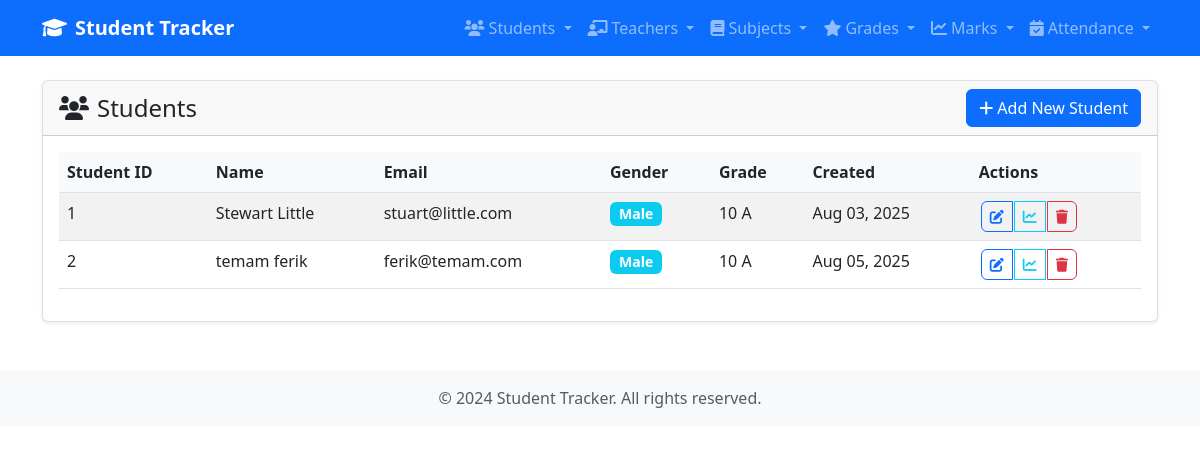
The app's page /, older data.
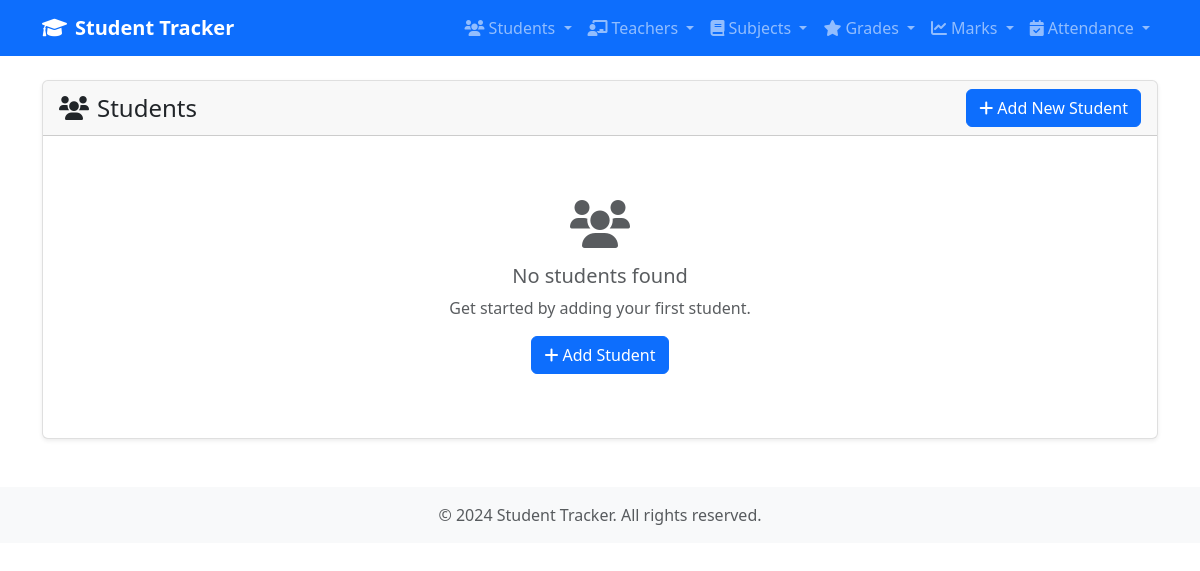
The same page, newer data.
### tracker/models.py (models this page shows, shortened)
class Student(models.Model):
    GENDER_CHOICES = [
        ('M', 'Male'),
        ('F', 'Female')
    ]
    first_name = models.CharField(max_length=50)
    last_name = models.CharField( max_length=50)
    email = models.EmailField( max_length=254, unique=True)
    gender = models.CharField(max_length= 7, choices= GENDER_CHOICES)
    created_at = models.DateTimeField(auto_now_add=True)
    grade = models.ForeignKey(Grade, on_delete= models.CASCADE)
    class Meta:
        ordering = ['first_name', 'last_name']

class Grade(models.Model):
    name = models.CharField(max_length=20)

### tracker/views.py (the view)
# urls.py: path('', StudentListView.as_view(), name='student-list'),
class StudentListView(ListView):
    model = Student
    template_name = 'tracker/student_list.html'
    context_object_name = 'students'

### tracker/templates/tracker/student_list.html (shortened to what the changed rows need)
{% extends 'tracker/base.html' %}
{% block content %}
<div class="row">
    <div class="col-12">
        <div class="card">
            <div class="card-body">
                {% if students %}
                    <div class="table-responsive">
                        <table class="table table-striped table-hover">
                            <thead>
                                <tr>
                                    <th>Student ID</th>
                                    <th>Name</th>
                                    <th>Email</th>
                                    <th>Gender</th>
                                    <th>Grade</th>
                                    <th>Created</th>
                                    <th>Actions</th>
                                </tr>
                            </thead>
                            <tbody>
                                {% for student in students %}
                                <tr>
                                    <td>{{ student.id }}</td>
                                    <td>{{ student.first_name }} {{ student.last_name }}</td>
                                    <td>{{ student.email }}</td>
                                    <td>
                                        {% if student.gender == 'M' %}
                                            <span class="badge bg-info">Male</span>
                                        {% else %}
                                            <span class="badge bg-warning">Female</span>
                                        {% endif %}
                                    </td>
                                    <td>{{ student.grade.name }}</td>
                                    <td>{{ student.created_at|date:"M d, Y" }}</td>
                                    <td>
                                        <div class="btn-group" role="group">
                                            <a href="{% url 'student-update' student.id %}"
                                               class="btn btn-sm btn-outline-primary btn-action"
                                               title="Edit">
                                                <i class="fas fa-edit"></i>
                                            </a>
                                            <a href="{% url 'student-mark-list' student.id %}"
                                               class="btn btn-sm btn-outline-info btn-action"
                                               title="View Marks">
                                                <i class="fas fa-chart-line"></i>
                                            </a>
                                            <a href="{% url 'student-delete' student.id %}"
                                               class="btn btn-sm btn-outline-danger btn-action"
                                               title="Delete">
                                                <i class="fas fa-trash"></i>
                                            </a>
                                        </div>
                                    </td>
                                </tr>
                                {% endfor %}
                            </tbody>
                        </table>
                    </div>
                {% else %}
                    <div class="text-center py-5">
                        <i class="fas fa-users fa-3x text-muted mb-3"></i>
                        <h5 class="text-muted">No students found</h5>
                        <p class="text-muted">Get started by adding your first student.</p>
                        <a href="{% url 'student-create' %}" class="btn btn-primary">
                            <i class="fas fa-plus me-1"></i>Add Student
                        </a>
                    </div>
                {% endif %}
            </div>
        </div>
    </div>
</div>
{% endblock %}

Row changes from the older to the newer data that the page shows:
removed Student: id "1", first_name "Stewart", last_name "Little", email "stuart@little.com", gender "Male", grade.name "10 A", created_at "Aug 03, 2025"
removed Student: id "2", first_name "temam", last_name "ferik", email "ferik@temam.com", gender "Male", grade.name "10 A", created_at "Aug 05, 2025"
Text that changed along with them:
text no longer shown: "Student ID Name Email Gender Grade Created Actions"
text now shown: "No students found Get started by adding your first student. Add Student"
